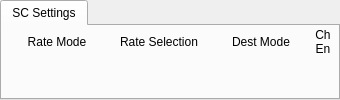
                               <widget class="QTabWidget" name="tabWidget_8">
                                <property name="currentIndex">
                                 <number>0</number>
                                </property>
                                <widget class="QWidget" name="tab_6">
                                 <attribute name="title">
                                  <string>SC Settings</string>
                                 </attribute>
                                 <layout class="QHBoxLayout" name="horizontalLayout_55">
                                  <property name="spacing">
                                   <number>2</number>
                                  </property>
                                  <property name="leftMargin">
                                   <number>5</number>
                                  </property>
                                  <property name="topMargin">
                                   <number>0</number>
                                  </property>
                                  <property name="rightMargin">
                                   <number>5</number>
                                  </property>
                                  <property name="bottomMargin">
                                   <number>5</number>
                                  </property>
                                  <item>
                                   <layout class="QVBoxLayout" name="verticalLayout_16">
                                    <property name="spacing">
                                     <number>2</number>
                                    </property>
                                    <item>
                                     <widget class="QFrame" name="frame_29">
                                      <property name="minimumSize">
                                       <size>
                                        <width>0</width>
                                        <height>30</height>
                                       </size>
                                      </property>
                                      <property name="maximumSize">
                                       <size>
                                        <width>16777215</width>
                                        <height>30</height>
                                       </size>
                                      </property>
                                      <property name="frameShape">
                                       <enum>QFrame::NoFrame</enum>
                                      </property>
                                      <property name="frameShadow">
                                       <enum>QFrame::Raised</enum>
                                      </property>
                                      <layout class="QHBoxLayout" name="horizontalLayout_56">
                                       <property name="spacing">
                                        <number>2</number>
                                       </property>
                                       <property name="leftMargin">
                                        <number>0</number>
                                       </property>
                                       <property name="topMargin">
                                        <number>0</number>
                                       </property>
                                       <property name="rightMargin">
                                        <number>0</number>
                                       </property>
                                       <property name="bottomMargin">
                                        <number>0</number>
                                       </property>
                                       <item>
                                        <layout class="QHBoxLayout" name="horizontalLayout_57">
                                         <property name="spacing">
                                          <number>2</number>
                                         </property>
                                         <item>
                                          <widget class="QLabel" name="label_34">
                                           <property name="minimumSize">
                                            <size>
                                             <width>100</width>
                                             <height>0</height>
                                            </size>
                                           </property>
                                           <property name="maximumSize">
                                            <size>
                                             <width>100</width>
                                             <height>16777215</height>
                                            </size>
                                           </property>
                                           <property name="text">
                                            <string>Rate Mode</string>
                                           </property>
                                           <property name="alignment">
                                            <set>Qt::AlignCenter</set>
                                           </property>
                                          </widget>
                                         </item>
                                         <item>
                                          <widget class="QLabel" name="label_35">
                                           <property name="minimumSize">
                                            <size>
                                             <width>100</width>
                                             <height>0</height>
                                            </size>
                                           </property>
                                           <property name="maximumSize">
                                            <size>
                                             <width>100</width>
                                             <height>16777215</height>
                                            </size>
                                           </property>
                                           <property name="text">
                                            <string>Rate Selection</string>
                                           </property>
                                           <property name="alignment">
                                            <set>Qt::AlignCenter</set>
                                           </property>
                                          </widget>
                                         </item>
                                         <item>
                                          <widget class="QLabel" name="label_36">
                                           <property name="minimumSize">
                                            <size>
                                             <width>100</width>
                                             <height>0</height>
                                            </size>
                                           </property>
                                           <property name="maximumSize">
                                            <size>
                                             <width>100</width>
                                             <height>16777215</height>
                                            </size>
                                           </property>
                                           <property name="text">
                                            <string>Dest Mode</string>
                                           </property>
                                           <property name="alignment">
                                            <set>Qt::AlignCenter</set>
                                           </property>
                                          </widget>
                                         </item>
                                         <item>
                                          <widget class="QLabel" name="label_37">
                                           <property name="minimumSize">
                                            <size>
                                             <width>20</width>
                                             <height>30</height>
                                            </size>
                                           </property>
                                           <property name="maximumSize">
                                            <size>
                                             <width>20</width>
                                             <height>30</height>
                                            </size>
                                           </property>
                                           <property name="text">
                                            <string>Ch
En</string>
                                           </property>
                                           <property name="alignment">
                                            <set>Qt::AlignCenter</set>
                                           </property>
                                          </widget>
                                         </item>
                                        </layout>
                                       </item>
                                      </layout>
                                     </widget>
                                    </item>
                                    <item>
                                     <widget class="QFrame" name="frame_30">
                                      <property name="minimumSize">
                                       <size>
                                        <width>0</width>
                                        <height>30</height>
                                       </size>
                                      </property>
                                      <property name="maximumSize">
                                       <size>
                                        <width>16777215</width>
                                        <height>30</height>
                                       </size>
                                      </property>
                                      <property name="frameShape">
                                       <enum>QFrame::NoFrame</enum>
                                      </property>
                                      <property name="frameShadow">
                                       <enum>QFrame::Raised</enum>
                                      </property>
                                      <layout class="QHBoxLayout" name="horizontalLayout_60">
                                       <property name="spacing">
                                        <number>2</number>
                                       </property>
                                       <property name="leftMargin">
                                        <number>0</number>
                                       </property>
                                       <property name="topMargin">
                                        <number>0</number>
                                       </property>
                                       <property name="rightMargin">
                                        <number>0</number>
                                       </property>
                                       <property name="bottomMargin">
                                        <number>0</number>
                                       </property>
                                       <item>
                                        <layout class="QHBoxLayout" name="horizontalLayout_61">
                                         <property name="spacing">
                                          <number>2</number>
                                         </property>
                                         <item>
                                          <widget class="PyDMLabel" name="PyDMLabel_25">
                                           <property name="minimumSize">
                                            <size>
                                             <width>100</width>
                                             <height>25</height>
                                            </size>
                                           </property>
                                           <property name="maximumSize">
                                            <size>
                                             <width>100</width>
                                             <height>25</height>
                                            </size>
                                           </property>
                                           <property name="toolTip">
                                            <string/>
                                           </property>
                                           <property name="alignment">
                                            <set>Qt::AlignCenter</set>
                                           </property>
                                           <property name="alarmSensitiveContent" stdset="0">
                                            <bool>true</bool>
                                           </property>
                                           <property name="channel" stdset="0">
                                            <string>ca://TPR:${LOCA}:${IOC_UNIT}:${INST}:CH10_RATEMODE</string>
                                           </property>
                                          </widget>
                                         </item>
                                         <item>
                                          <widget class="PyDMLabel" name="PyDMLabel_26">
                                           <property name="minimumSize">
                                            <size>
                                             <width>100</width>
                                             <height>25</height>
                                            </size>
                                           </property>
                                           <property name="maximumSize">
                                            <size>
                                             <width>100</width>
                                             <height>25</height>
                                            </size>
                                           </property>
                                           <property name="toolTip">
                                            <string/>
                                           </property>
                                           <property name="alignment">
                                            <set>Qt::AlignCenter</set>
                                           </property>
                                           <property name="alarmSensitiveContent" stdset="0">
                                            <bool>true</bool>
                                           </property>
                                           <property name="channel" stdset="0">
                                            <string>ca://TPR:${LOCA}:${IOC_UNIT}:${INST}:CH10_FIXEDRATE</string>
                                           </property>
                                          </widget>
                                         </item>
                                         <item>
                                          <widget class="PyDMLabel" name="PyDMLabel_27">
                                           <property name="minimumSize">
                                            <size>
                                             <width>100</width>
                                             <height>25</height>
                                            </size>
                                           </property>
                                           <property name="maximumSize">
                                            <size>
                                             <width>100</width>
                                             <height>25</height>
                                            </size>
                                           </property>
                                           <property name="toolTip">
                                            <string/>
                                           </property>
                                           <property name="alignment">
                                            <set>Qt::AlignCenter</set>
                                           </property>
                                           <property name="alarmSensitiveContent" stdset="0">
                                            <bool>true</bool>
                                           </property>
                                           <property name="channel" stdset="0">
                                            <string>ca://TPR:${LOCA}:${IOC_UNIT}:${INST}:CH10_DESTMODE</string>
                                           </property>
                                          </widget>
                                         </item>
                                         <item>
                                          <widget class="PyDMByteIndicator" name="PyDMByteIndicator_19">
                                           <property name="minimumSize">
                                            <size>
                                             <width>15</width>
                                             <height>15</height>
                                            </size>
                                           </property>
                                           <property name="maximumSize">
                                            <size>
                                             <width>15</width>
                                             <height>15</height>
                                            </size>
                                           </property>
                                           <property name="toolTip">
                                            <string/>
                                           </property>
                                           <property name="channel" stdset="0">
                                            <string>ca://TPR:${LOCA}:${IOC_UNIT}:${INST}:CH10_SYS2_TCTL</string>
                                           </property>
                                           <property name="showLabels" stdset="0">
                                            <bool>false</bool>
                                           </property>
                                          </widget>
                                         </item>
                                        </layout>
                                       </item>
                                      </layout>
                                     </widget>
                                    </item>
                                   </layout>
                                  </item>
                                 </layout>
                                </widget>
                               </widget>
